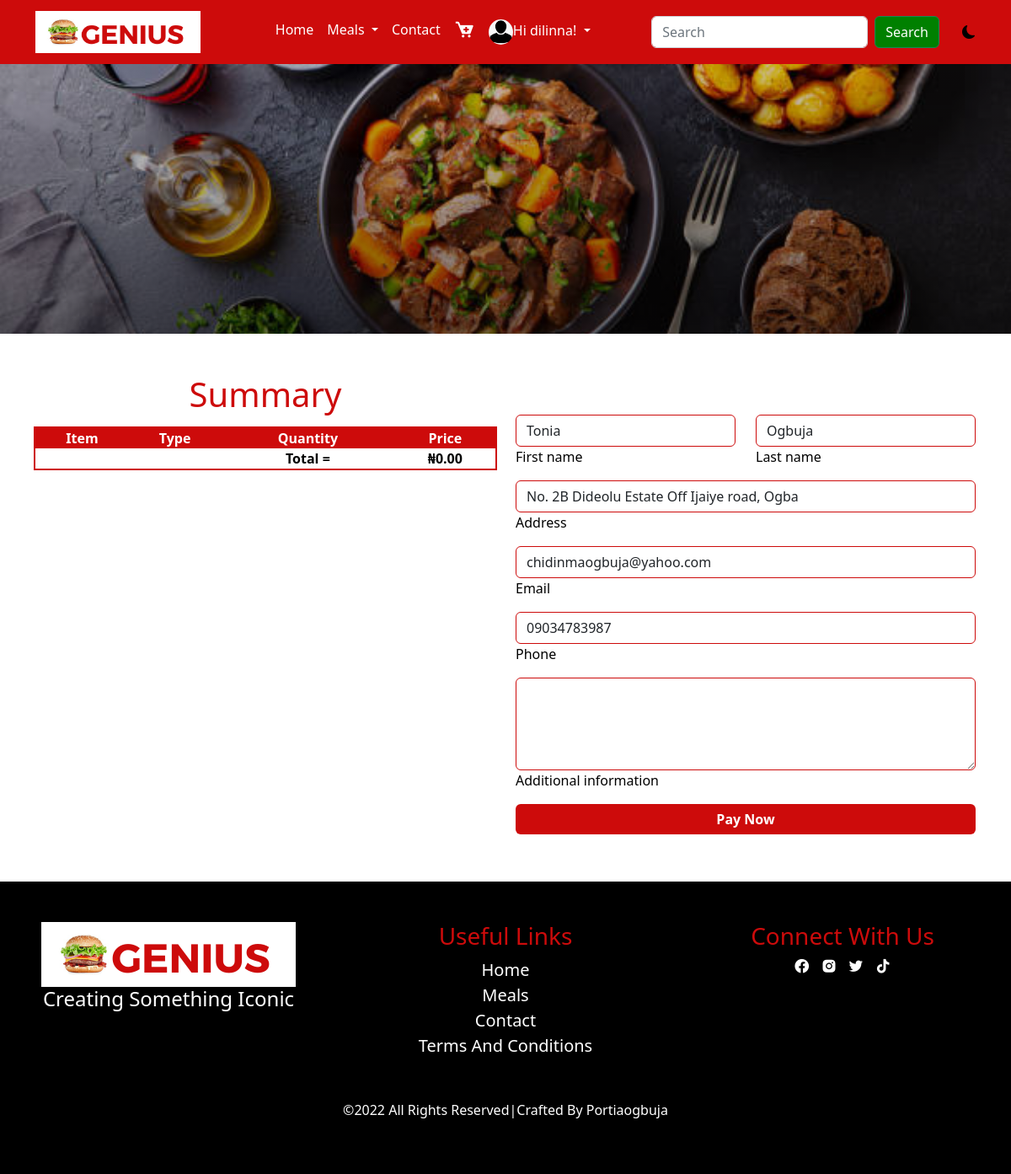
The app's page /checkout (signed in) with its own data.
### main/models.py (models this page shows, shortened)
class AppInfo(models.Model):
   title = models.CharField(max_length=50)
   logo = models.ImageField(upload_to='logo')
   carousel1 = models.ImageField(upload_to='carousel')
   carousel2 = models.ImageField(upload_to='carousel')
   carousel3 = models.ImageField(upload_to='carousel')
   banner = models.ImageField(upload_to='banner')
   copyright = models.IntegerField()

class Customer(models.Model):
    user = models.OneToOneField(User, on_delete=models.CASCADE)
    first_name = models.CharField(max_length=50)
    last_name = models.CharField(max_length=50)
    email = models.EmailField(max_length=100)
    address = models.CharField(max_length=200)
    phone =  models.CharField(max_length=50)
    pix = models.ImageField(upload_to='customer', default='customer/avatar.png', blank=True, null=True)

### main/views.py (the view)
# urls.py: path('checkout', views.checkout, name='checkout'),
def checkout(request):
    userprof = Customer.objects.get(user__username = request.user.username)
    cart = Cart.objects.filter(user__username = request.user.username, paid=False)
    for item in cart:
        item.amount = item.price * item.qty
        item.save()
    subtotal = 0
    vat = 0
    total = 0
    for item in cart:
        subtotal += item.price * item.qty
        vat = 0.075 * subtotal
        total = subtotal + vat
    context = {
        'cart':cart,
        'subtotal':subtotal,
        'vat':vat,
        'total':total,
        'userprof':userprof
    }
    return render(request, 'checkout.html', context)

### main/context_processor.py (called while the page is built)
def appdetail(request):
    info = AppInfo.objects.get(pk=1)
    meal = Category.objects.all()
    context = {
        'info':info,
        'meal':meal
    }
    return context

### main/templates/checkout.html (shortened to what this page needs)
{% extends 'base.html' %}
{% load humanize %}
{% block header %} {% include 'header.html' %} {% endblock header %}
{% block banner %} {% include 'banner.html' %} {% endblock banner %}
{% block content %}
<div class="container mt-5 mb-5">
  <div class="row">
    <div class="col-12 col-md-6 cart">
      <table>
        <h1 class="text-center mb-3">summary</h1>
        <thead>
          <th>item</th>
          <th>type</th>
          <th>quantity</th>
          <th>price</th>
        </thead>
        <tbody>
          <tr class="subtot">
            <td></td>
            <td></td>
            <td>total =</td>
            <td>₦{{total|floatformat:2|intcomma}}</td>
          </tr>
        </tbody>
      </table>
    </div>
    <div class="col-12 col-md-6 mt-5 check">
      <form action="{% url 'pay' %}" method="POST">
        <div class="row mb-2">
          <div class="col">
            <div class="form-outline">
              <input type="text" name="first_name" value="{{userprof.first_name}}" id="form6Example1" class="form-control" />
              <label class="form-label" for="form6Example1">First name</label>
            </div>
          </div>
          <div class="col">
            <div class="form-outline">
              <input type="text" name="last_name" value="{{userprof.last_name}}" id="form6Example2" class="form-control" />
              <label class="form-label" for="form6Example2">Last name</label>
            </div>
          </div>
        </div>
        <div class="form-outline mb-2">
          <input type="text" name="address" value="{{userprof.address}}" id="form6Example4" class="form-control" />
          <label class="form-label" for="form6Example4">Address</label>
        </div>
        <div class="form-outline mb-2">
          <input type="email" name="email" value="{{userprof.email}}" id="form6Example5" class="form-control" />
          <label class="form-label" for="form6Example5">Email</label>
        </div>
        <div class="form-outline mb-2">
          <input type="text" name="phone" value="{{userprof.phone}}" id="form6Example6" class="form-control" />
          <label class="form-label" for="form6Example6">Phone</label>
        </div>
        <div class="form-outline mb-2">
          <textarea class="form-control" name="add_info" id="form6Example7" rows="4"></textarea>
          <label class="form-label" for="form6Example7">Additional information</label>
        </div>
        <div class="checkbut">
          <button type="submit" class="btn btn-primary btn-block mb-2">Pay Now</button>
        </div>
      </form>
    </div>
  </div>
</div>
{% endblock content %}
{% block footer %} {% include 'footer.html' %} {% endblock footer %}

### main/templates/header.html (shortened to what this page needs)
{% load static %}
<nav class="navbar navbar-expand-lg sticky-top">
    <div class="container">
      <a class="navbar-brand" href="#"><img src="{{info.logo.url}}" alt="" style="height: 50px;"></a>
      <div class="collapse navbar-collapse" id="navbarSupportedContent">
        <ul class="navbar-nav mx-auto mb-2 mb-lg-0">
          {% if user.is_authenticated %}
          <li class="nav-item">
            <a class="nav-link" aria-current="page" href="{% url 'home' %}">Home</a>
          </li>
          <li class="nav-item dropdown">
            <a class="nav-link dropdown-toggle" href="#" role="button" data-bs-toggle="dropdown" aria-expanded="false">
              Meals
            </a>
          </li>
          <li class="nav-item">
            <a class="nav-link" href="#contact">Contact</a>
          </li>
          <li class="nav-item">
            <a class="nav-link" href="{% url 'cart' %}"><i class='bx bxs-cart-add'></i></a>
          </li>
          <li class="nav-item dropdown">
            <a class="nav-link dropdown-toggle" href="#" role="button" data-bs-toggle="dropdown" aria-expanded="false">
              {% if user.customer %}
              <img src="{{user.customer.pix.url}}" alt="">Hi
              {% endif %}
              {% if request.user %}
               <span>{{user.username}}!</span>
              {% endif %}
            </a>
          </li>
          {% endif %}
        </ul>
        <form action="{% url 'search' %}" method="POST" class="d-flex search" role="search">
          <input class="form-control me-2" name="search" type="search" placeholder="Search" aria-label="Search">
          <button class="btn btn-outline-success" type="submit">Search</button>
        </form>
        <div class="jonah">
          <i class="bi bi-moon-fill"></i>
        </div>
      </div>
    </div>
  </nav>

### main/templates/footer.html
<div class="container-fluid footer pt-5 pb-5">
    <div class="row footer1">
      <div class="col-12 col-md-4">
        <img src="{{info.logo.url}}" alt="">
        <h4>creating something iconic</h4>
      </div>
      <div class="col-12 col-md-4">
        <h3>useful links</h3>
        <ul class="list-unstyled">
          <li><a href="">home</a></li>
          <li><a href="">meals</a></li>
          <li><a href="">contact</a></li>
          <li><a href="">terms and conditions</a></li>
        </ul>
      </div>
      <div class="col-12 col-md-4">
        <h3>connect with us</h3>
        <ul class="list-unstyled">
          <li class="list-inline-item"><i class='bx bxl-facebook-circle'></i></li>
          <li class="list-inline-item"><i class='bx bxl-instagram-alt'></i></li>
          <li class="list-inline-item"><i class='bx bxl-twitter'></i></li>
          <li class="list-inline-item"><i class='bx bxl-tiktok'></i></li>
        </ul>
      </div>
    </div>
    <hr>
    <div class="row footer2">
      <p class="text-center">&copy;2022 all rights reserved|crafted by portiaogbuja</p>
    </div>
  </div>

### main/static/css/style.css (style rules this page uses)
* { padding: 0%; margin: 0%; box-sizing: border-box; }
:root { --bg: white; --icon: black; --text: black; --card: black; }
body { background: var(--bg) !important; color: var(--text) !important; }
.jonah { margin-left: 3%; cursor: pointer; }
.navbar { background-color: #cd0b0b; }
.navbar ul a { color: white; }
.search button { background-color: green; color: white; }
.nav-item i { font-size: 25px; }
.nav-item img { height: 30px; border-radius: 100%; }
.footer { background: black; }
.footer1 { text-align: center; }
.footer1 h4 { color: white; text-transform: capitalize; }
.footer1 h3 { text-transform: capitalize; color: #cd0b0b; }
.footer1 ul a { text-decoration: none; text-transform: capitalize; color: white; font-size: 20px; }
.footer1 ul i { color: white; font-size: 20px; transition: 1s; cursor: pointer; }
.footer2 { color: white; text-transform: capitalize; }
.cart table { width: 100%; outline: 2px solid #cd0b0b; }
.cart thead { background-color: #cd0b0b; text-align: center; text-transform: capitalize; color: white; }
.cart tbody { text-align: center; text-transform: capitalize; font-weight: 600; }
.subtot td { font-weight: 700; }
.cart h1 { text-transform: capitalize; color: #cd0b0b; }
.checkbut button { background-color: #cd0b0b; border: none; width: 100%; text-transform: capitalize; font-weight: 700; }
.check form input { border-color: #cd0b0b !important; }
.check form textarea { border-color: #cd0b0b !important; }

### records on screen
AppInfo: logo (picture)
Customer: first_name "Tonia", last_name "Ogbuja", address "No. 2B Dideolu Estate Off Ijaiye road, Ogba", email "chidinmaogbuja@yahoo.com", phone "09034783987"

### other values on screen
{{ user.username }} "dilinna"
{{ total|floatformat:2|intcomma }} "0.00"
